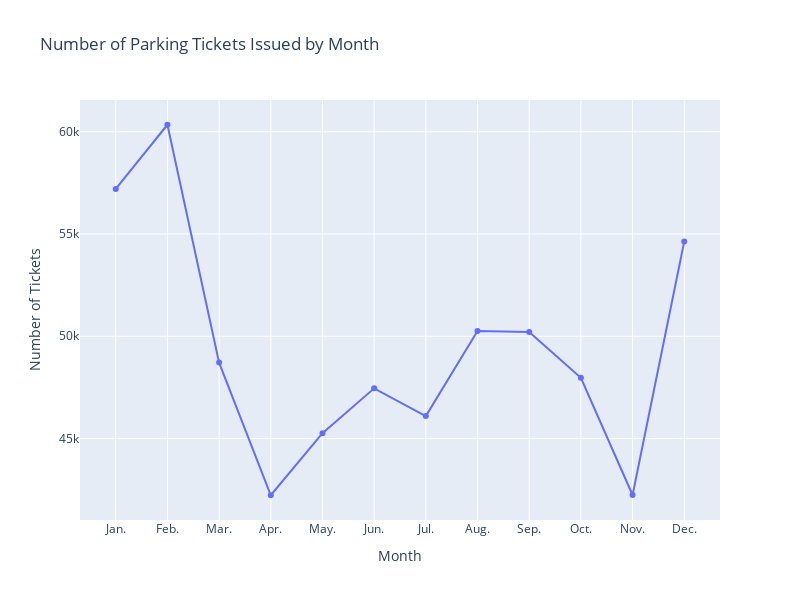

The cell this chart's notebook holds for it:
### Code cell
fig = px.line(tickets_by_month,
              x='Month',
              y='count',
              title='Number of Parking Tickets Issued by Month',
              labels={'count': 'Number of Tickets'},
              markers=True,
              width=800, height=600
              )

fig.update_layout(showlegend=False)
fig

### Figure 1 — Plotly figure (JSON) as saved in the notebook; plotly's stock layout.template omitted (floating-point values rounded to 4 significant figures)
{"data": [{"hovertemplate": "Month=%{x}<br>Number of Tickets=%{y}<extra></extra>", "legendgroup": "", "line": {"color": "#636efa", "dash": "solid"}, "marker": {"symbol": "circle"}, "mode": "lines+markers", "name": "", "orientation": "v", "showlegend": false, "type": "scatter", "x": ["Jan.", "Feb.", "Mar.", "Apr.", "May.", "Jun.", "Jul.", "Aug.", "Sep.", "Oct.", "Nov.", "Dec."], "xaxis": "x", "y": [57204, 60345, 48713, 42225, 45260, 47453, 46098, 50254, 50207, 47969, 42237, 54636], "yaxis": "y"}], "layout": {"height": 600, "legend": {"tracegroupgap": 0}, "showlegend": false, "title": {"text": "Number of Parking Tickets Issued by Month"}, "width": 800, "xaxis": {"anchor": "y", "domain": [0, 1], "title": {"text": "Month"}}, "yaxis": {"anchor": "x", "domain": [0, 1], "title": {"text": "Number of Tickets"}}}}
